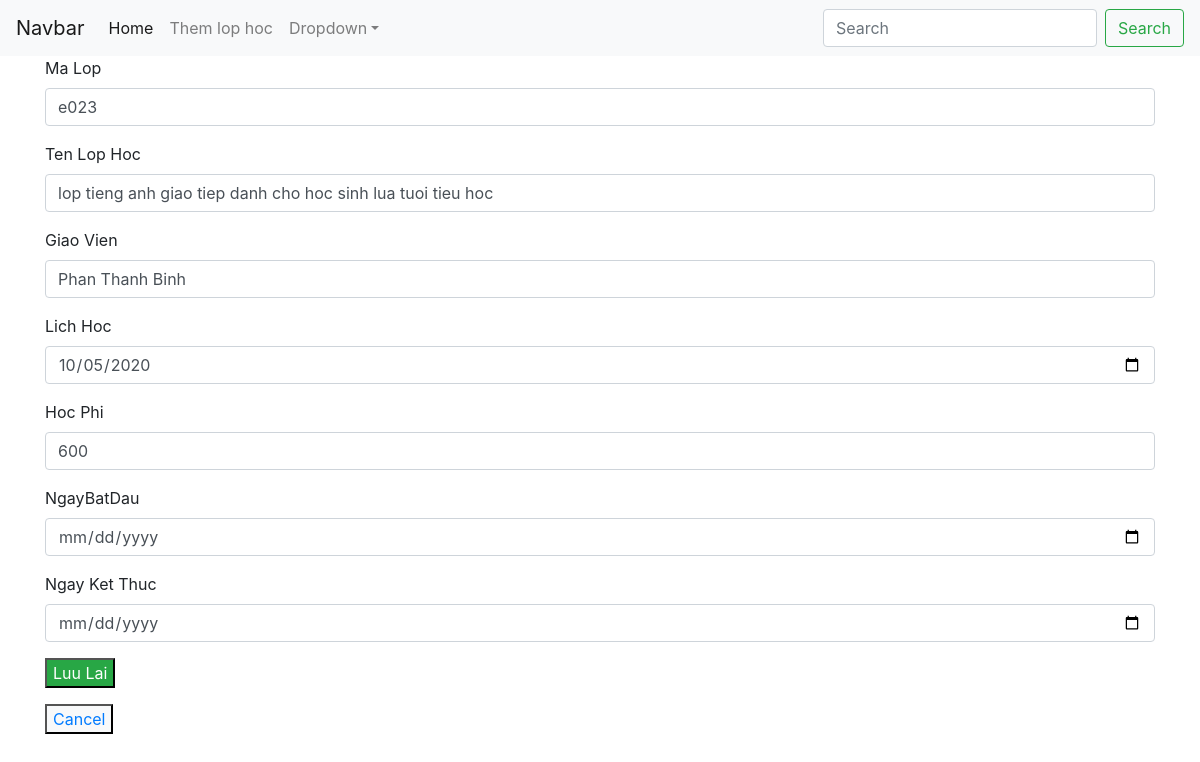
/edit.php?MaLop=e023, run on the app's committed database.
### tables this page shows
CREATE TABLE `class` (
  `MaLop` varchar(50) NOT NULL,
  `TenLopHoc` text NOT NULL,
  `GiaoVien` text NOT NULL,
  `LichHoc` varchar(100) NOT NULL,
  `HocPhi` smallint(100) NOT NULL,
  `NgayBatDau` varchar(50) NOT NULL,
  `NgayKetThuc` varchar(50) NOT NULL
);

### Includes/Functions.php (called while the page is built, shortened)
<?php
function getOneClass($MaLop)
{
    global $conn;
    $sql = "SELECT * FROM class WHERE MaLop = '$MaLop'";
    $result = mysqli_query($conn, $sql);
    $class = mysqli_fetch_assoc($result);
    return $class;
}

### edit.php (the view, shortened to what this page needs)
<?php
require('Includes/Connection.php');
include("Includes/Functions.php");
$MaLop = $_GET['MaLop'];
$class = getOneClass($MaLop);
include("Includes/header.php");
?>
<body>
    <main class="container">
        <div class="row">
            <div class="col-md-12">
                <form action="" method="POST">
                    <div class="form-group">
                        <label for="txtMaLop">Ma Lop</label>
                        <input type="text" class="form-control" name="txtMaLop" id="txtMaLop" value="<?php echo $class['MaLop']; ?>">
                    </div>
                    <div class="form-group">
                        <label for="txtTenLopHoc">Ten Lop Hoc</label>
                        <input type="text" class="form-control" name="txtTenLopHoc" id="txtTenLopHoc" value="<?php echo $class['TenLopHoc']; ?>">
                    </div>
                    <div class="form-group">
                        <label for="txtGiaoVien">Giao Vien</label>
                        <input type="text" class="form-control" name="txtGiaoVien" id="txtGiaoVien" value="<?php echo $class['GiaoVien']; ?>">
                    </div>
                    <div class="form-group">
                        <label for="txtLichHoc">Lich Hoc</label>
                        <input type="date" class="form-control" name="txtLichHoc" id="txtLichHoc" value="<?php echo $class['LichHoc']; ?>">
                    </div>
                    <div class="form-group">
                        <label for="txtHocPhi">Hoc Phi</label>
                        <input type="text" class="form-control" name="txtHocPhi" id="txtHocPhi" value="<?php echo $class['HocPhi']; ?>">
                    </div>
                    <div class="form-group">
                        <label for="txtNgayBatDau">NgayBatDau</label>
                        <input type="date" class="form-control" name="txtNgayBatDau" id="txtNgayBatDau" value="<?php echo $class['NgayBatDau']; ?>">
                    </div>
                    <div class="form-group">
                        <label for="txtNgayKetThuc">Ngay Ket Thuc</label>
                        <input type="date" class="form-control" name="txtNgayKetThuc" id="txtNgayKetThuc" value="<?php echo $class['NgayKetThuc']; ?>">
                    </div>
                    <div class="form-group">
                        <button type="submit" class="bg-success text-white" name="btnSave" id="btnSave">
                            Luu Lai
                        </button>
                    </div>
                    <div class="form-group">
                        <button type="back" class="bg-light " name="btnCancel" id="btnCancel">
                            <a class="btnCancel" href="index.php">Cancel</a>
                        </button>
                    </div>
                </form>
            </div>
        </div>
    </main>
</body>
<?php
include("Includes/footer.php");
?>

### data on the page
class: txtMaLop "e023", txtTenLopHoc "lop tieng anh giao tiep danh cho hoc sinh lua tuoi tieu hoc", txtGiaoVien "Phan Thanh Binh", txtLichHoc "10/05/2020", txtHocPhi "600"
